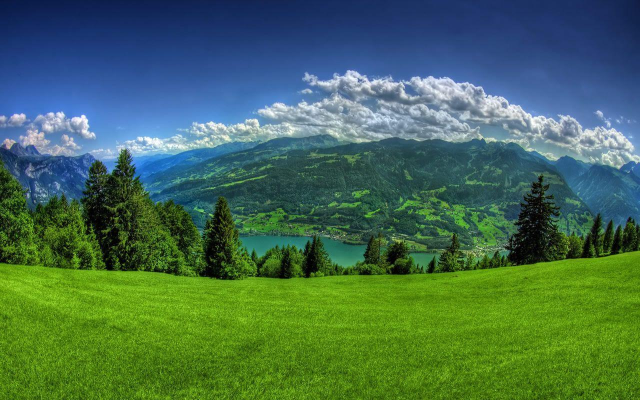
#> input picture images/screen.jpg, 1280 x 800 px (shown at 1/2 size)
$ python controlPixelROI.py
#> lines starting #> are read from the running program, lines starting #| are printed output that depends on the picture; after the words box and inside, x2 and y2 are one past the last pixel; in counts of white or black regions, pixels touching at a corner belong together
import numpy as np
import cv2

img = cv2.imread('images/screen.jpg')
#> img is the input picture: shape (800, 1280, 3); mean B, G, R 81.6, 108.4, 69.6
cv2.imshow('original', img)

subimg = img[300:400, 350:750]
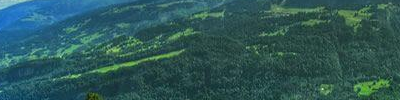
#> subimg: shape (100, 400, 3); mean B, G, R 88.3, 87.8, 45.1
cv2.imshow('cutting',subimg)

img[300:400, 0:400] = subimg
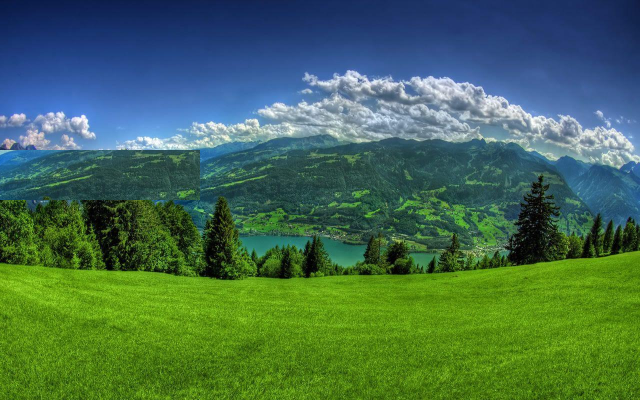
#> img: shape (800, 1280, 3) (shown at 1/2 size); 3.91% of pixels changed, all inside (x1, y1, x2, y2) = (0, 300, 400, 400)

print(img.shape)
#| (800, 1280, 3)
print(subimg.shape)
#| (100, 400, 3)

cv2.imshow('modified', img)

cv2.waitKey(0)
cv2.destroyAllWindows()


# [13 lines of commented-out code are left out]
